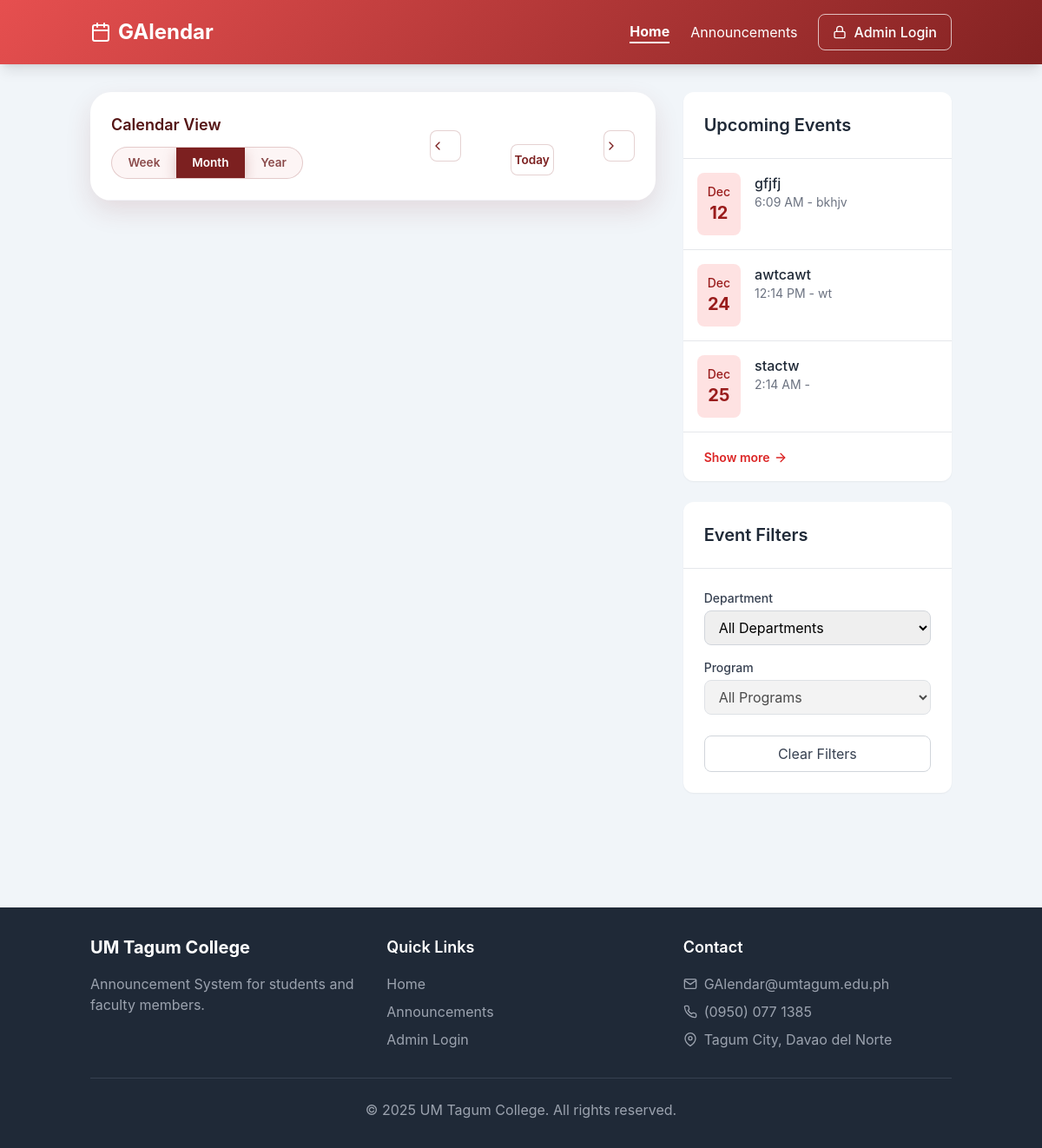
The page / on the database its author committed.
### tables this page shows
CREATE TABLE `announcements` (
  `id` int(11) NOT NULL,
  `title` varchar(255) NOT NULL,
  `content` text NOT NULL,
  `category` enum('general','academic','event','emergency') DEFAULT 'general',
  `author_id` int(11) NOT NULL,
  `department_id` int(11) DEFAULT NULL,
  `program_id` int(11) DEFAULT NULL,
  `event_date` date DEFAULT NULL,
  `event_time` time DEFAULT NULL,
  `event_location` varchar(255) DEFAULT NULL,
  `is_published` tinyint(1) DEFAULT 0,
  `created_at` timestamp NOT NULL DEFAULT current_timestamp(),
  `updated_at` timestamp NOT NULL DEFAULT current_timestamp() ON UPDATE current_timestamp(),
  `is_approved` tinyint(1) DEFAULT 0,
  `approved_by` int(11) DEFAULT NULL,
  `approved_at` datetime DEFAULT NULL,
  `is_archived` tinyint(1) DEFAULT 0,
  `archived_at` datetime DEFAULT NULL
);

### config.php (called while the page is built, shortened)
<?php
function isLoggedIn() {
    return isset($_SESSION['user_id']);
}
?>

### index.php (the view, shortened to what this page needs)
<?php
require_once 'config.php';
$department_id = isset($_GET['department_id']) ? $_GET['department_id'] : null;
$active_dashboard = isset($_GET['dashboard']) ? $_GET['dashboard'] : 'calendar';
$events_query = "
    SELECT id, title, event_date, event_time, event_location, department_id
    FROM announcements
    WHERE is_published = TRUE AND is_approved = 1 AND event_date IS NOT NULL AND (is_archived IS NULL OR is_archived = 0)
";
$events_params = [];
$events_query .= " ORDER BY event_date, event_time LIMIT 10";
$stmt = $pdo->prepare($events_query);
$stmt->execute($events_params);
$events = $stmt->fetchAll();
$upcoming_events_query = "
    SELECT id, title, event_date, event_time, event_location, department_id
    FROM announcements
    WHERE is_published = TRUE AND is_approved = 1 AND event_date IS NOT NULL AND (is_archived IS NULL OR is_archived = 0)
    AND (event_date > CURDATE() OR (event_date = CURDATE() AND event_time > CURTIME()))
";
$upcoming_params = [];
$upcoming_events_query .= " ORDER BY event_date, event_time LIMIT 3";
$stmt = $pdo->prepare($upcoming_events_query);
$stmt->execute($upcoming_params);
$upcoming_events = $stmt->fetchAll();
?>
<!DOCTYPE html>
<html lang="en">
<head>
    <script src="https://cdn.tailwindcss.com"></script>
    <link href="https://unpkg.com/aos@2.3.1/dist/aos.css" rel="stylesheet">
    <link rel="stylesheet" href="includes/design-system.css">
    <link href="https://cdn.jsdelivr.net/npm/fullcalendar@5.11.3/main.min.css" rel="stylesheet">
</head>
<body>
<nav class="gradient-bg text-white shadow-lg" role="navigation" aria-label="Main">
    <div class="container mx-auto px-4 py-4">
        <div class="flex justify-between items-center">
            <a href="index.php" class="flex items-center space-x-2 text-2xl font-bold">
                <i data-feather="calendar"></i>
                <span>GAlendar</span>
            </a>
            <div class="hidden md:flex items-center space-x-6">
                <a href="index.php?dashboard=calendar" class="text-white hover:text-gray-200 transition <?php echo $active_dashboard === 'calendar' ? 'font-bold border-b-2 border-white' : ''; ?>">Home</a>
                <a href="index.php?dashboard=announcements" class="text-white hover:text-gray-200 transition <?php echo $active_dashboard === 'announcements' ? 'font-bold border-b-2 border-white' : ''; ?>">Announcements</a>
                <?php if (isLoggedIn()): ?>
                    <?php $adminTarget = isSuperAdmin() ? 'super_admin.php' : 'admin.php'; ?>
                    <a href="<?php echo $adminTarget; ?>" class="border border-white/70 text-white px-4 py-2 rounded-lg font-medium hover:bg-white hover:text-red-900 transition flex items-center space-x-2">
                        <i data-feather="lock" class="w-4 h-4"></i>
                        <span>Admin Panel</span>
                    </a>
                <?php else: ?>
                    <a href="login.php" class="border border-white/70 text-white px-4 py-2 rounded-lg font-medium hover:bg-white hover:text-red-900 transition flex items-center space-x-2" title="Admin Login">
                        <i data-feather="lock" class="w-4 h-4"></i>
                        <span>Admin Login</span>
                    </a>
                <?php endif; ?>
            </div>
        </div>
    </div>
</nav>
    <main class="container mx-auto px-4 py-8">
        <div id="calendar-dashboard" class="dashboard-section <?php echo $active_dashboard === 'calendar' ? 'active' : ''; ?>">
            <div class="grid grid-cols-1 lg:grid-cols-3 gap-8">
                <div class="lg:col-span-2">
                    <div class="calendar-shell mb-6">
                        <div class="calendar-header">
                            <div>
                                <p class="calendar-heading">Calendar View</p>
                                <div class="calendar-view-buttons mt-3" id="calendarViewSwitch">
                                    <button type="button" data-calendar-view="timeGridWeek">Week</button>
                                    <button type="button" data-calendar-view="dayGridMonth" class="is-active">Month</button>
                                    <button type="button" data-calendar-view="listYear">Year</button>
                                </div>
                            </div>
                            <div class="calendar-nav">
                                <button type="button" data-calendar-nav="prev" aria-label="Previous"><i data-feather="chevron-left" class="w-4 h-4"></i></button>
                                <div class="calendar-month-group">
                                    <div class="calendar-month-label" id="calendarMonthLabel">&nbsp;</div>
                                    <button type="button" id="calendarTodayBtn" class="calendar-today-btn">Today</button>
                                </div>
                                <button type="button" data-calendar-nav="next" aria-label="Next"><i data-feather="chevron-right" class="w-4 h-4"></i></button>
                            </div>
                        </div>
                    </div>
                </div>
                <div class="space-y-6">
                    <div class="bg-white rounded-xl shadow-sm overflow-hidden">
                        <div class="p-6 border-b border-gray-200">
                            <h2 class="text-xl font-semibold text-gray-800">Upcoming Events</h2>
                        </div>
                        <div class="divide-y divide-gray-200">
                            <?php if (count($upcoming_events) > 0): ?>
                                <?php foreach ($upcoming_events as $event): ?>
                                    <?php
                                        $eventLinkParams = [
                                            'dashboard' => 'calendar',
                                            'event_id' => $event['id']
                                        ];
                                        $eventLink = 'index.php?' . http_build_query($eventLinkParams);
                                    ?>
                                    <a href="<?php echo htmlspecialchars($eventLink); ?>" class="block p-4 hover:bg-gray-50 transition focus:outline-none focus:ring-2 focus:ring-red-200 focus:ring-offset-2 focus:ring-offset-white" aria-label="View details for <?php echo htmlspecialchars($event['title']); ?>">
                                        <div class="flex items-start space-x-4">
                                            <div class="flex-shrink-0 bg-red-100 text-red-800 rounded-lg p-3 text-center">
                                                <div class="text-sm font-medium"><?php echo date('M', strtotime($event['event_date'])); ?></div>
                                                <div class="text-xl font-bold"><?php echo date('j', strtotime($event['event_date'])); ?></div>
                                            </div>
                                            <div>
                                                <h3 class="font-medium text-gray-800"><?php echo htmlspecialchars($event['title']); ?></h3>
                                                <p class="text-sm text-gray-500">
                                                    <?php if ($event['event_time']): ?>
                                                        <?php echo date('g:i A', strtotime($event['event_time'])); ?> -
                                                    <?php endif; ?>
                                                    <?php echo htmlspecialchars($event['event_location']); ?>
                                                </p>
                                            </div>
                                        </div>
                                    </a>
                                <?php endforeach; ?>
                            <?php else: ?>
                                <div class="p-4">
                                    <p class="text-gray-500">No upcoming events.</p>
                                </div>
                            <?php endif; ?>
                        </div>
                        <div class="px-6 py-4 border-t border-gray-200">
                            <a href="index.php?dashboard=announcements#announcements-dashboard" class="inline-flex items-center text-sm font-semibold text-red-600 hover:text-red-800">
                                Show more
                                <i data-feather="arrow-right" class="w-4 h-4 ml-1"></i>
                            </a>
                        </div>
                    </div>
                    <div class="bg-white rounded-xl shadow-sm overflow-hidden">
                        <div class="p-6 border-b border-gray-200">
                            <h2 class="text-xl font-semibold text-gray-800">Event Filters</h2>
                        </div>
                        <div class="p-6 space-y-4">
                            <div class="filter-section">
                                <label for="calendar_department" class="block text-sm font-medium text-gray-700 mb-1">Department</label>
                                <select id="calendar_department" name="department_id" class="w-full px-3 py-2 border border-gray-300 rounded-lg focus:outline-none focus:ring-2 focus:ring-red-500">
                                    <option value="">All Departments</option>
                                </select>
                            </div>
                            <div class="filter-section">
                                <label for="calendar_program" class="block text-sm font-medium text-gray-700 mb-1">Program</label>
                                <select id="calendar_program" name="program_id" class="w-full px-3 py-2 border border-gray-300 rounded-lg focus:outline-none focus:ring-2 focus:ring-red-500" <?php echo empty($department_id) ? 'disabled' : ''; ?>>
                                    <option value="">All Programs</option>
                                </select>
                            </div>
                            <div class="pt-2">
                                <a href="index.php?dashboard=calendar" class="w-full text-center border border-gray-300 text-gray-700 py-2 rounded-lg hover:bg-gray-50 transition block">Clear Filters</a>
                            </div>
                        </div>
                    </div>
                </div>
            </div>
        </div>
    </main>
    <footer class="bg-gray-800 text-white py-8" style="position: relative; bottom: 0; width: 100%; margin-top: 100px ; z-index: 10;">
        <div class="container mx-auto px-4">
            <div class="grid grid-cols-1 md:grid-cols-3 gap-8">
                <div>
                    <h3 class="text-xl font-bold mb-4">UM Tagum College</h3>
                    <p class="text-gray-400">Announcement System for students and faculty members.</p>
                </div>
                <div>
                    <h3 class="text-lg font-semibold mb-4">Quick Links</h3>
                    <ul class="space-y-2">
                        <li><a href="index.php?dashboard=calendar" class="text-gray-400 hover:text-white transition">Home</a></li>
                        <li><a href="index.php?dashboard=announcements" class="text-gray-400 hover:text-white transition">Announcements</a></li>
                        <li><a href="login.php" class="text-gray-400 hover:text-white transition">Admin Login</a></li>
                    </ul>
                </div>
                <div>
                    <h3 class="text-lg font-semibold mb-4">Contact</h3>
                    <ul class="space-y-2 text-gray-400">
                        <li class="flex items-center space-x-2">
                            <i data-feather="mail" class="w-4 h-4"></i>
                            <span>GAlendar@umtagum.edu.ph</span>
                        </li>
                        <li class="flex items-center space-x-2">
                            <i data-feather="phone" class="w-4 h-4"></i>
                            <span>(0950) 077 1385</span>
                        </li>
                        <li class="flex items-center space-x-2">
                            <i data-feather="map-pin" class="w-4 h-4"></i>
                            <span>Tagum City, Davao del Norte</span>
                        </li>
                    </ul>
                </div>
            </div>
            <div class="border-t border-gray-700 mt-8 pt-6 text-center text-gray-400">
                <p>&copy; 2025 UM Tagum College. All rights reserved.</p>
            </div>
        </div>
    </footer>
</body>
</html>

### includes/design-system.css (style rules this page uses)
:root { --primary:#e64f4fff; --primary-light:#832222ff; --primary-dark:#000000ff; --secondary:#10b981; --dark:#741f1fff; --light:#f8fafc; }
html { font-family:Inter,ui-sans-serif,system-ui,-apple-system,Segoe UI,Roboto,Helvetica,Arial,Apple Color Emoji,Segoe UI Emoji,Segoe UI Symbol,sans-serif; }
.shadow-sm { box-shadow:0 1px 2px rgba(0,0,0,.05) }
.shadow-lg { box-shadow:0 10px 15px rgba(0,0,0,.15) }
.rounded-lg { border-radius:.5rem }
.rounded-xl { border-radius:.75rem }

### index.php (style rules this page uses)
:root { --primary: #e64f4fff; --primary-light: #832222ff; --primary-dark: #000000ff; --secondary: #10b981; --dark: #741f1fff; --light: #f8fafc; }
body { font-family: 'Inter', sans-serif; background-color: #f1f5f9; color: #000000ff; }
.gradient-bg { background: linear-gradient(135deg, var(--primary) 0%, var(--primary-light) 100%); }
.dashboard-section { display: none; }
.dashboard-section.active { display: block; }
.filter-section { margin-bottom: 1rem; }
.calendar-shell { background: #ffffff; border-radius: 1.5rem; box-shadow: 0 12px 30px rgba(124, 32, 32, 0.12); overflow: hidden; }
.calendar-header { display: flex; flex-wrap: wrap; justify-content: space-between; gap: 1rem; padding: 1.5rem; border-bottom: 1px solid #f2f2f7; }
.calendar-heading { font-size: 1.125rem; font-weight: 600; color: #541414; }
.calendar-view-buttons { display: inline-flex; border: 1px solid rgba(124, 32, 32, 0.2); border-radius: 999px; overflow: hidden; background: #fdf5f5; }
.calendar-view-buttons button { font-size: 0.85rem; padding: 0.45rem 1.15rem; border: none; background: transparent; cursor: pointer; font-weight: 600; color: #8b4b4b; transition: background 0.2s, color 0.2s; }
.calendar-view-buttons button.is-active { background: #7c2020; color: #fff; box-shadow: 0 6px 16px rgba(124, 32, 32, 0.25); }
.calendar-nav { display: flex; align-items: center; gap: 0.75rem; }
.calendar-nav button { width: 36px; height: 36px; border-radius: 0.5rem; border: 1px solid rgba(124, 32, 32, 0.2); background: #fff; color: #7c2020; font-weight: 600; cursor: pointer; transition: background 0.2s; }
.calendar-month-group { display: flex; flex-direction: column; align-items: center; }
.calendar-month-label { font-weight: 700; font-size: 1rem; color: #3a1212; min-width: 140px; text-align: center; }
.calendar-today-btn { margin-top: 0.5rem; display: inline-flex; align-items: center; justify-content: center; padding: 0.55rem 1.5rem; font-size: 0.85rem; font-weight: 600; border: 1px solid rgba(124, 32, 32, 0.4); color: #7c2020; background: #fff5f3; transition: background 0.2s ease, color 0.2s ease; }

### rows shown on the page
announcements: event_date "Dec", event_date "12", title "gfjfj", event_time "6:09 AM", event_location "bkhjv"
announcements: event_date "Dec", event_date "24", title "awtcawt", event_time "12:14 PM", event_location "wt"
announcements: event_date "Dec", event_date "25", title "stactw", event_time "2:14 AM"
